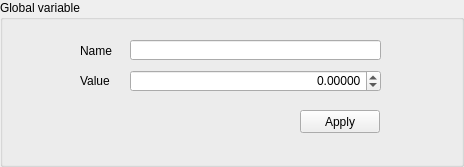
<?xml version="1.0" encoding="UTF-8"?>
<ui version="4.0">
 <class>valuegb</class>
 <widget class="QGroupBox" name="valuegb">
  <property name="geometry">
   <rect>
    <x>0</x>
    <y>0</y>
    <width>464</width>
    <height>167</height>
   </rect>
  </property>
  <property name="windowTitle">
   <string>GroupBox</string>
  </property>
  <property name="title">
   <string>Global variable</string>
  </property>
  <widget class="QLabel" name="label">
   <property name="geometry">
    <rect>
     <x>80</x>
     <y>40</y>
     <width>41</width>
     <height>21</height>
    </rect>
   </property>
   <property name="text">
    <string>Name</string>
   </property>
  </widget>
  <widget class="QLineEdit" name="lineEdit">
   <property name="geometry">
    <rect>
     <x>130</x>
     <y>40</y>
     <width>251</width>
     <height>20</height>
    </rect>
   </property>
  </widget>
  <widget class="QLabel" name="label_2">
   <property name="geometry">
    <rect>
     <x>80</x>
     <y>70</y>
     <width>52</width>
     <height>21</height>
    </rect>
   </property>
   <property name="text">
    <string>Value</string>
   </property>
  </widget>
  <widget class="QDoubleSpinBox" name="doubleSpinBox">
   <property name="geometry">
    <rect>
     <x>130</x>
     <y>70</y>
     <width>251</width>
     <height>22</height>
    </rect>
   </property>
   <property name="alignment">
    <set>Qt::AlignRight|Qt::AlignTrailing|Qt::AlignVCenter</set>
   </property>
   <property name="decimals">
    <number>5</number>
   </property>
   <property name="minimum">
    <double>-1000000000.000000000000000</double>
   </property>
   <property name="maximum">
    <double>1000000000.000000000000000</double>
   </property>
  </widget>
  <widget class="QPushButton" name="pushButton">
   <property name="geometry">
    <rect>
     <x>300</x>
     <y>110</y>
     <width>80</width>
     <height>23</height>
    </rect>
   </property>
   <property name="text">
    <string>Apply</string>
   </property>
  </widget>
 </widget>
 <resources/>
 <connections/>
</ui>
